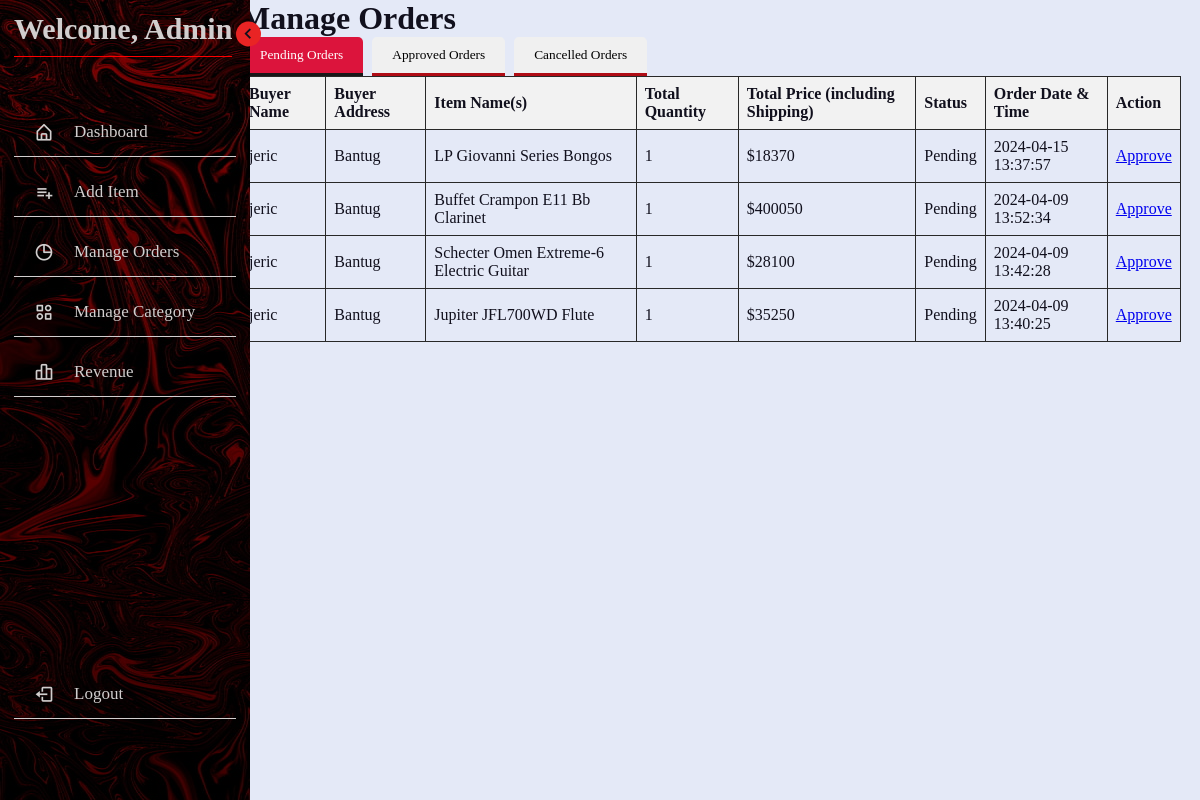
/admin/manage_orders.php (signed in), run on the app's committed database.
### tables this page shows
CREATE TABLE `orders` (
  `id` int(11) NOT NULL,
  `client_id` int(11) DEFAULT NULL,
  `total_price` decimal(10,2) NOT NULL,
  `order_date` timestamp NOT NULL DEFAULT current_timestamp(),
  `status` varchar(50) DEFAULT 'Pending',
  `shipping_fee` decimal(10,2) DEFAULT 0.00
);

CREATE TABLE `client_accounts` (
  `id` int(11) NOT NULL,
  `username` varchar(100) NOT NULL,
  `password` varchar(255) NOT NULL,
  `name` varchar(255) NOT NULL,
  `age` int(11) DEFAULT NULL,
  `phone` varchar(20) DEFAULT NULL,
  `address` varchar(255) DEFAULT NULL
);

### admin/manage_orders.php (the view, shortened to what this page needs)
<?php
class Database {
    private $host = "localhost";
    private $username = "root";
    private $password = "";
    private $database = "ecommerce";
    private $conn;
    public function __construct() {
        $this->conn = new mysqli($this->host, $this->username, $this->password, $this->database);
    }
    public function getConnection() {
        return $this->conn;
    }
}
class OrderHandler {
    private $conn;
    public function __construct($conn) {
        $this->conn = $conn;
    }
    public function getPendingOrders() {
        $sql_pending_orders = "SELECT orders.*, client_accounts.name AS buyer_name, client_accounts.address AS buyer_address,
                                SUM(order_items.quantity) AS total_quantity, SUM(items.price * order_items.quantity) AS total_price,
                                GROUP_CONCAT(items.name SEPARATOR ', ') AS item_names
                            FROM orders
                            INNER JOIN client_accounts ON orders.client_id = client_accounts.id
                            INNER JOIN order_items ON orders.id = order_items.order_id
                            INNER JOIN items ON order_items.item_id = items.id
                            WHERE orders.status = 'Pending'
                            GROUP BY orders.id
                            ORDER BY orders.order_date DESC";
        return $this->conn->query($sql_pending_orders);
    }
}
$database = new Database();
$conn = $database->getConnection();
$orderHandler = new OrderHandler($conn);
$result_pending_orders = $orderHandler->getPendingOrders();
?>
<!DOCTYPE html>
<html lang="en">
<head>
</head>
<body>
<?php include 'header.php'; ?>
<div class="container">
        <h1>Manage Orders</h1>
        <div class="tab-navigation">
        <button onclick="openTab('pending')">Pending Orders</button>
        <button onclick="openTab('approved')">Approved Orders</button>
        <button onclick="openTab('cancelled')">Cancelled Orders</button>
    </div>
        <div id="pendingTab" class="tab active">
            <table>
                <thead>
                    <tr>
                        <th>Buyer Name</th>
                        <th>Buyer Address</th>
                        <th>Item Name(s)</th>
                        <th>Total Quantity</th>
                        <th>Total Price (including Shipping)</th>
                        <th>Status</th>
                        <th>Order Date & Time</th>
                        <th>Action</th>
                    </tr>
                </thead>
                <tbody>
                    <?php if ($result_pending_orders->num_rows > 0): ?>
                        <?php while ($row = $result_pending_orders->fetch_assoc()): ?>
                            <tr>
                                <td><?php echo $row['buyer_name']; ?></td>
                                <td><?php echo $row['buyer_address']; ?></td>
                                <td><?php echo $row['item_names']; ?></td>
                                <td><?php echo $row['total_quantity']; ?></td>
                                <td>$<?php echo $row['total_price'] + $row['shipping_fee']; ?></td>
                                <td><?php echo $row['status']; ?></td>
                                <td><?php echo $row['order_date']; ?></td>
                                <td>
                                    <?php if ($row['status'] == 'Pending'): ?>
                                        <a href="<?php echo $_SERVER['PHP_SELF'] . "?order_id=" . $row['id']; ?>">Approve</a>
                                    <?php else: ?>
                                        Approved
                                    <?php endif; ?>
                                </td>
                            </tr>
                        <?php endwhile; ?>
                    <?php else: ?>
                        <tr>
                            <td colspan="8" style="text-align: center;">No pending orders found.</td>
                        </tr>
                    <?php endif; ?>
                </tbody>
            </table>
        </div>
   </div>
</body>
</html>

### data on the page
orders: client.name "jeric", client.address "Bantug", item_names "LP Giovanni Series Bongos", total_quantity "1", shipping_fee "18370", status "Pending", order_date "2024-04-15 13:37:57"
orders: client.name "jeric", client.address "Bantug", item_names "Buffet Crampon E11 Bb Clarinet", total_quantity "1", shipping_fee "400050", status "Pending", order_date "2024-04-09 13:52:34"
orders: client.name "jeric", client.address "Bantug", item_names "Schecter Omen Extreme-6 Electric Guitar", total_quantity "1", shipping_fee "28100", status "Pending", order_date "2024-04-09 13:42:28"
orders: client.name "jeric", client.address "Bantug", item_names "Jupiter JFL700WD Flute", total_quantity "1", shipping_fee "35250", status "Pending", order_date "2024-04-09 13:40:25"
